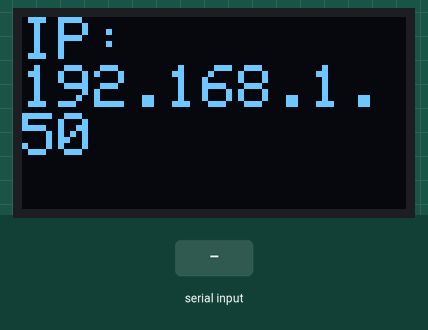
Bench run of a sketch on a simulated ESP8266 (NodeMCU). On the bench: 128×64 one-colour display. Inputs (shaded band) come from the test bench. WiFi joins after 1.5 s; servers stay silent unless stated; what the sketch prints to the serial monitor is not drawn.

Above: at 2.7 s.
2.8 s: "," received over Serial
Timing chart, 0 to 5.8 s (numbered marks = the images above; inputs shaded):
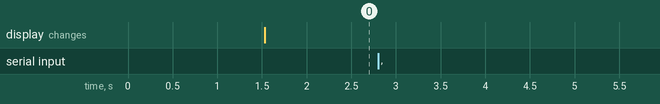

Measured:
- after the input at 2.8 s, every drawn part: stays the same

The sketch:

serialdate.ino
```cpp
#include <ESP8266WiFi.h>
#include <Wire.h>
#include <Adafruit_GFX.h>
#include <Adafruit_SSD1306.h>

#define SCREEN_WIDTH 128 // OLED display width, in pixels
#define SCREEN_HEIGHT 64 // OLED display height, in pixels
#define OLED_RESET     -1 // Reset pin # (or -1 if sharing Arduino reset pin)
#define SCREEN_ADDRESS 0x3C ///< See datasheet for Address; 0x3D for 128x64, 0x3C for 128x32
Adafruit_SSD1306 display(SCREEN_WIDTH, SCREEN_HEIGHT, &Wire, OLED_RESET);

#ifndef STASSID
#define STASSID "MERCURY_D268G"
#define STAPSK  "pba5ayzk"
#endif

//定义一个comdata字符串变量，赋初值为空值
String comdata = "";
//numdata是分拆之后的数字数组
int numdata[6] = {0}, PWMPin[6] = {3, 5, 6, 9, 10, 11}, mark = 0;

void setup()
{
//定义0~6脚是输出
//for(int i = 0; i < 6; i++) pinMode(PWMPin[i], OUTPUT);
Serial.begin(115200);
  WiFi.mode(WIFI_STA);
  WiFi.begin(STASSID, STAPSK);
   while (WiFi.status() != WL_CONNECTED) {
    Serial.print('.');
    delay(500);
  }
  Serial.print("Connected! IP address: ");
  Serial.println(WiFi.localIP());
   display.clearDisplay();
  display.setTextSize(2);             // Normal 1:1 pixel scale
  display.setTextColor(SSD1306_WHITE);        // Draw white text
  display.setCursor(0, 0);            // Start at top-left corner
  display.println(F("IP:"));
  display.println(WiFi.localIP());
  display.display();
}
void loop()
{
//j是分拆之后数字数组的位置记数
int j = 0;
//不断循环检测串口缓存，一个个读入字符串，
while (Serial.available() > 0)
{
//读入之后将字符串，串接到comdata上面。
comdata += char(Serial.read());
//延时一会，让串口缓存准备好下一个数字，不延时会导致数据丢失，
delay(2);
//标记串口读过数据，如果没有数据的话，直接不执行这个while了。
mark = 1;
}
if(mark == 1) //如果接收到数据则执行comdata分析操作，否则什么都不做。
{
//显示刚才输入的字符串（可选语句）
Serial.println(comdata);
//显示刚才输入的字符串长度（可选语句）
Serial.println(comdata.length());
/*******************下面是重点*******************/
//以串口读取字符串长度循环，
for(int i = 0; i < comdata.length() ; i++)
{
//逐个分析comdata[i]字符串的文字，如果碰到文字是分隔符（这里选择逗号分割）则将结果数组位置下移一位
//即比如11,22,33,55开始的11记到numdata[0];碰到逗号就j等于1了，
//再转换就转换到numdata[1];再碰到逗号就记到numdata[2];以此类推，直到字符串结束
if(comdata[i] == ',')
{
j++;
}
else
{
//如果没有逗号的话，就将读到的数字*10加上以前读入的数字，
//并且(comdata[i] - '0')就是将字符'0'的ASCII码转换成数字0（下面不再叙述此问题，直接视作数字0）。
//比如输入数字是12345，有5次没有碰到逗号的机会，就会执行5次此语句。
//因为左边的数字先获取到，并且numdata[0]等于0，
//所以第一次循环是numdata[0] = 0*10+1 = 1
//第二次numdata[0]等于1，循环是numdata[0] = 1*10+2 = 12
//第三次是numdata[0]等于12，循环是numdata[0] = 12*10+3 = 123
//第四次是numdata[0]等于123，循环是numdata[0] = 123*10+4 = 1234
//如此类推，字符串将被变成数字0。
numdata[j] = numdata[j] * 10 + (comdata[i] - '0');
}
}
//comdata的字符串已经全部转换到numdata了，清空comdata以便下一次使用，
//如果不请空的话，本次结果极有可能干扰下一次。
comdata = String("");
//循环输出numdata的内容，并且写到PWM引脚
//输出之后必须将读到数据的mark置0，不置0下次循环就不能使用了。
mark = 0;
}
}
```
